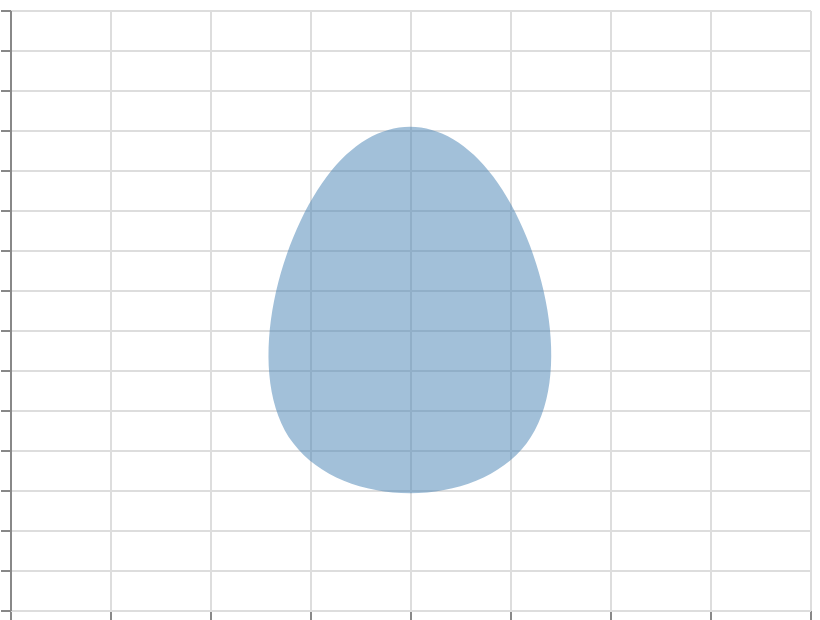

Source (Vega-Lite JSON):
### Vega specification from a JSON file in a GitHub repository (floating-point values rounded to 4 significant figures)
{"$schema": "https://vega.github.io/schema/vega/v6.json", "width": 400, "height": 300, "padding": 5, "autosize": "none", "data": [{"name": "table", "values": [{"x": 100, "y": 50}, {"x": 300, "y": 50}, {"x": 250, "y": 250}, {"x": 150, "y": 250}]}], "scales": [{"name": "x", "type": "linear", "domain": [0, 400], "range": "width"}, {"name": "y", "type": "linear", "domain": [0, 300], "range": [{"signal": "height"}, 0]}], "marks": [{"type": "area", "from": {"data": "table"}, "encode": {"update": {"x": {"scale": "x", "field": "x"}, "y": {"scale": "y", "field": "y"}, "y2": {"scale": "y", "value": 0}, "fill": {"value": "steelblue"}, "fillOpacity": {"value": 0.5}, "interpolate": {"value": "basis-closed"}}}}], "axes": [{"scale": "x", "orient": "bottom", "grid": true, "labels": false}, {"scale": "y", "orient": "left", "grid": true, "labels": false}]}
